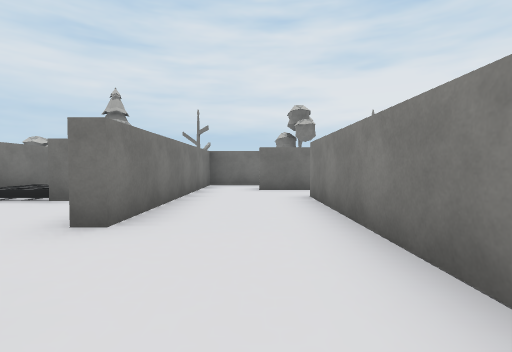
view 1 (above)

17 first-person views from a walk through a scene from a Unity 3-D project. The camera is 1.2 m above the floor, tilts 2° down and sees 85° across. The floor is counted in squares, 2 m on a side. Each view is taken from the middle of a square. On the plan, view 1 faces up. The plan holds only what a view shows up to about 9 squares ahead; the rest is blank. The place goes on beyond the plan. The player character is not drawn. Door leaves are left out, so doorways stand open. Some surface patterns are stand-ins.

view 2
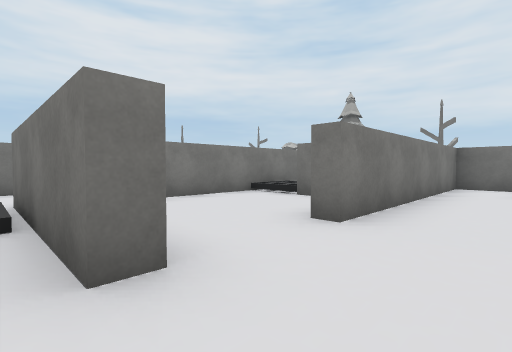

view 3
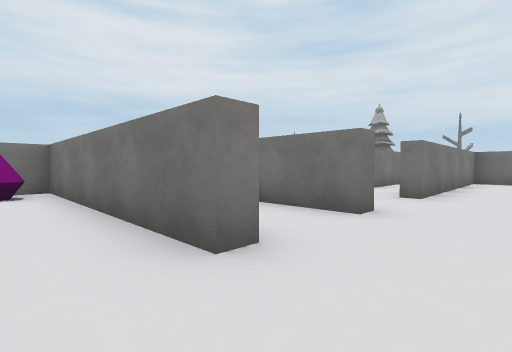

view 4
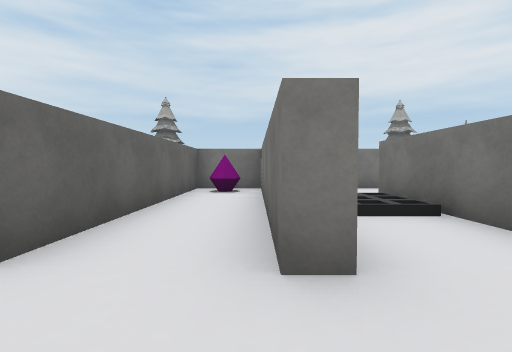

view 5
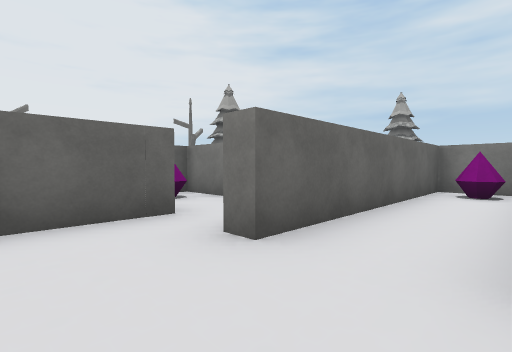

view 6
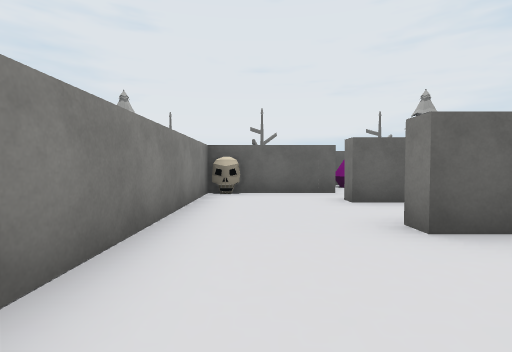

view 7
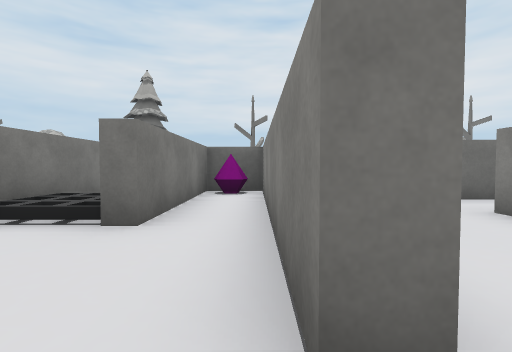

view 8
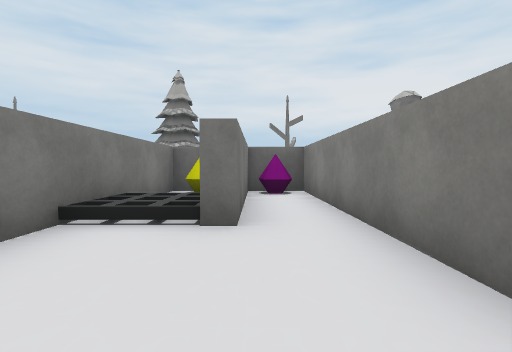

view 9
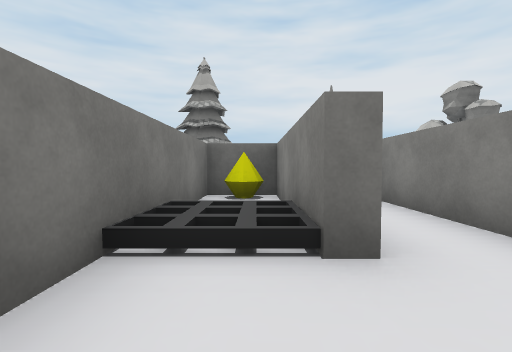

view 10
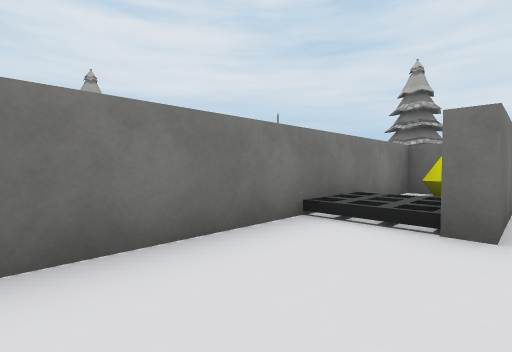

view 11
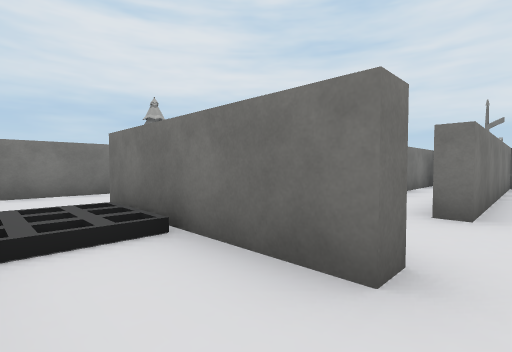

view 12
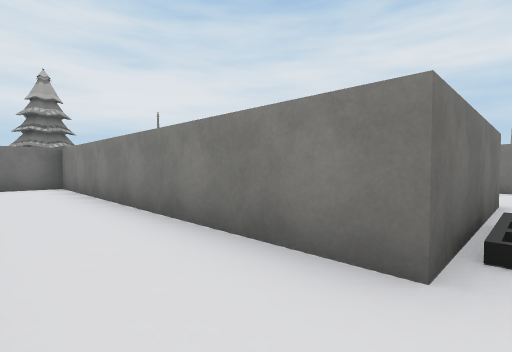

view 13
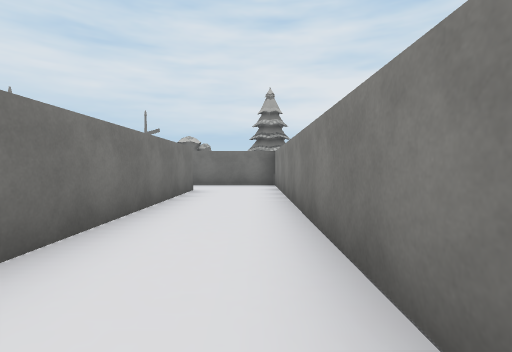

view 14
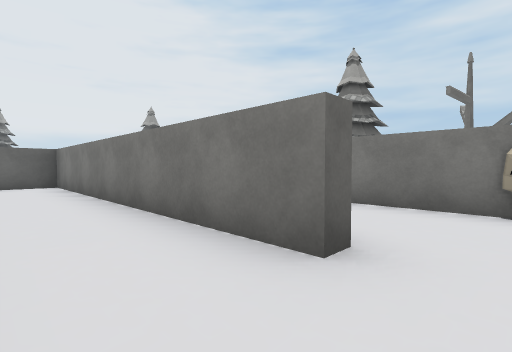

view 15
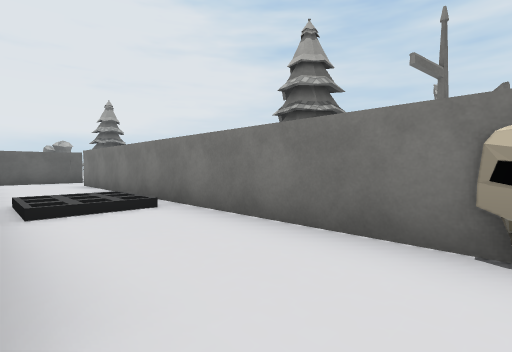

view 16
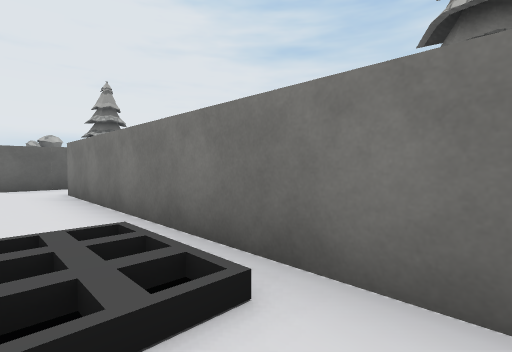

view 17
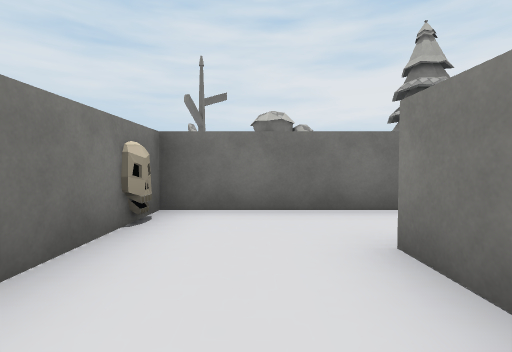

### Floor plan
Points are (right, up) in squares from view 1. A wall is a line through its corners. A room is listed if a view was taken in it or the views show most of it. See-through windows are left out.
Room 1 (views 1, 2, 12, 13, 14, 15)
walls: (-8, 7) (-7.6, 7) (-7.6, -1.4) (-6.4, -1.4); (-1.5, 0.4) (-5.4, 0.4) (-5.4, 8.8) (-8.6, 8.8); (-2.2, -1.4) (-1.5, -1.4); (1.1, -0.4) (1.1, 0.6)
ways out: opening at (-0.5, -1) to room 2; opening at (-0.5, 1) to room 3; opening at (-8, 8) to room 5
Room 2 (views 3, 4, 5, 11)
walls: (-1.5, -1.4) (-1.5, -1.9) (-7.6, -1.9) (-7.6, -3.6) (-1.5, -3.6) (-1.5, -4.1); (-1.9, -5.2) (0.5, -5.2); (1.1, -4.4) (1.1, -0.4)
ways out: opening at (-0.5, -1) to room 1
objects: other object (-7, -3)
Room 3 (view 6)
walls: (-1.5, 0.9) (-1.5, 0.4); (1.1, 0.6) (1.1, 5.6); (-1.5, 7.1) (-1.5, 2.7)
ways out: opening at (-0.5, 1) to room 1; opening at (-1, 2) to room 4; opening at (1, 6); gap at (0, 7)
Room 4 (views 7, 8, 9, 10)
walls: (-1.5, 2.7) (-1.8, 2.7) (-1.8, 8.8) (-3.2, 8.8) (-3.2, 4.8) (-3.6, 4.8) (-3.6, 8.8) (-5, 8.8) (-5, 2)
ways out: opening at (-1, 2) to room 3
objects: other object (-4, 8)
Room 5 (views 16, 17)
walls: (-8, 6) (-8, 7); (-10.3, 7.6) (-10.3, -1.9); (-8.6, 8.8) (-10.3, 8.8); (-9.4, -3.6) (-8.5, -3.6)
ways out: opening at (-8, 8) to room 1; opening at (-10, -2.5)

Positions as (right, up) in squares from view 1, and headings:
1: (0, 0), facing up
2: (0, 0), facing up-left
3: (0, -3), facing up-left
4: (0, -2), facing left
5: (0, -2), facing down-left
6: (0, 1), facing down
7: (-2, 2), facing up
8: (-3, 2), facing up
9: (-4, 3), facing up
10: (-3, 2), facing up-left
11: (-1, -1), facing up-left
12: (-7, 0), facing up-right
13: (-6, 0), facing up
14: (-6, 8), facing down-left
15: (-8, 8), facing down-left
16: (-9, 5), facing down-left
17: (-9, 5), facing up
